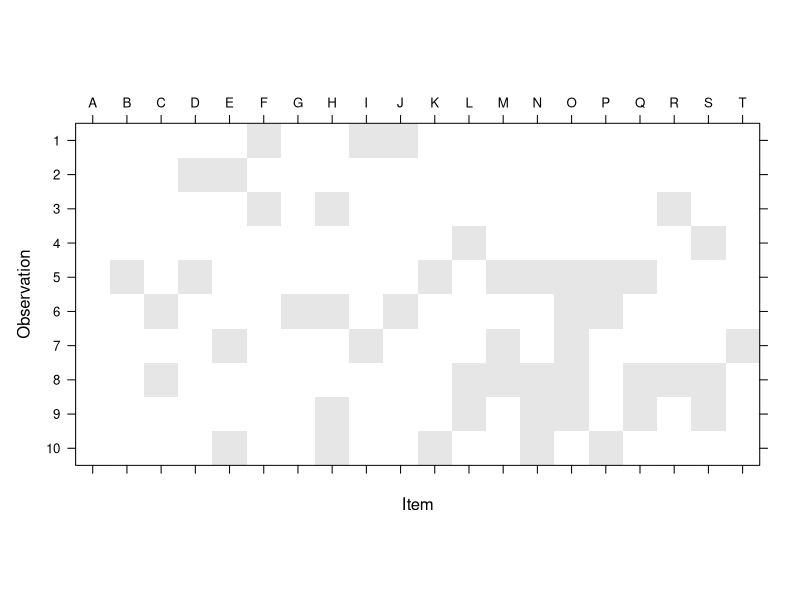
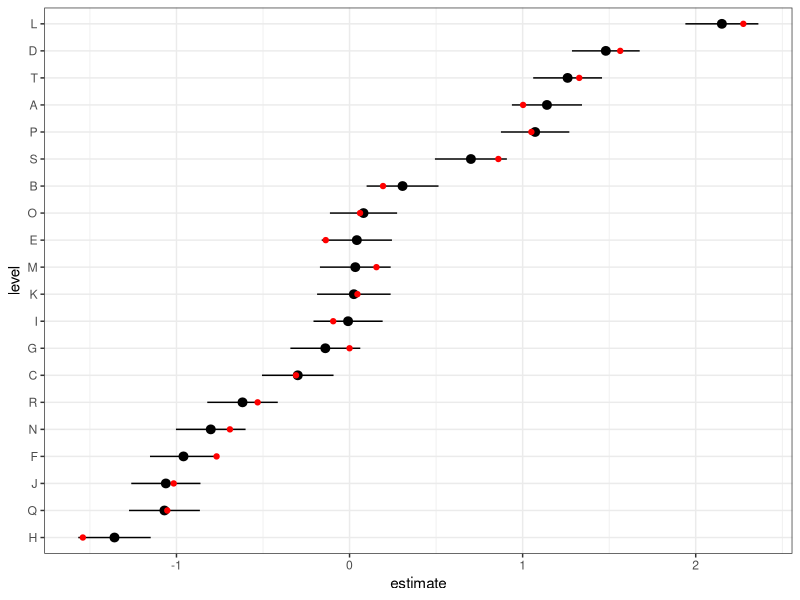

The R source for these figures, in order:
## ---- chunk 1
library(lme4)
library(broom.mixed)
library(ggplot2); theme_set(theme_bw())
library(Matrix)
## ---- chunk 2
nm <- 20
nobs <- 500
set.seed(101)
## choose items for observations
pres <- matrix(rbinom(nobs*nm, prob=0.25, size=1),nrow=nobs,ncol=nm)
dimnames(pres) <- list(NULL,LETTERS[seq(nm)])
pres[1:5,]
table(rowSums(pres))
## ---- chunk 3
image(Matrix(pres),ylim=c(1,10),sub="",ylab="Observation",
      xlab="Item",
      ## draw tick labels at top
      scales=list(at=1:20,x=list(labels=colnames(pres),
                                 alternating=2)))
## ---- chunk 4
b <- rnorm(nm)  ## item-level effects
## n.b. get in trouble if we don't add residual error
## (theta is scaled relative to residual error)
## here, use theta=sigma=1
y <- c(pres %*% b) +rnorm(nobs,sd=1)
## ---- chunk 5
## helpful to specify a factor with the right levels:
## actual values are unimportant since we will specify Zt/Ztlist directly
fake <- rep(LETTERS[seq(nm)],length.out=nobs)
lmod <- lFormula(y~1+(1|fake))
lmod$reTrms$Zt <- lmod$reTrms$Ztlist[[1]] <- Matrix(t(pres))
devfun <- do.call(mkLmerDevfun, lmod)
opt <- optimizeLmer(devfun)
m1 <- mkMerMod(environment(devfun), opt, lmod$reTrms, fr = lmod$fr)
## ---- chunk 6
m1
## ---- chunk 7
dd <- tidy(m1, effects="ran_vals")
dd <- transform(dd, level=reorder(level,estimate))
truth <- data.frame(level=LETTERS[seq(nm)],estimate=b)
ggplot(dd,aes(x=level,y=estimate))+
    geom_pointrange(aes(ymin=estimate-2*std.error,
              ymax=estimate+2*std.error))+coord_flip()+
    geom_point(data=truth,colour="red")
## ---- chunk 8
sessionInfo()
